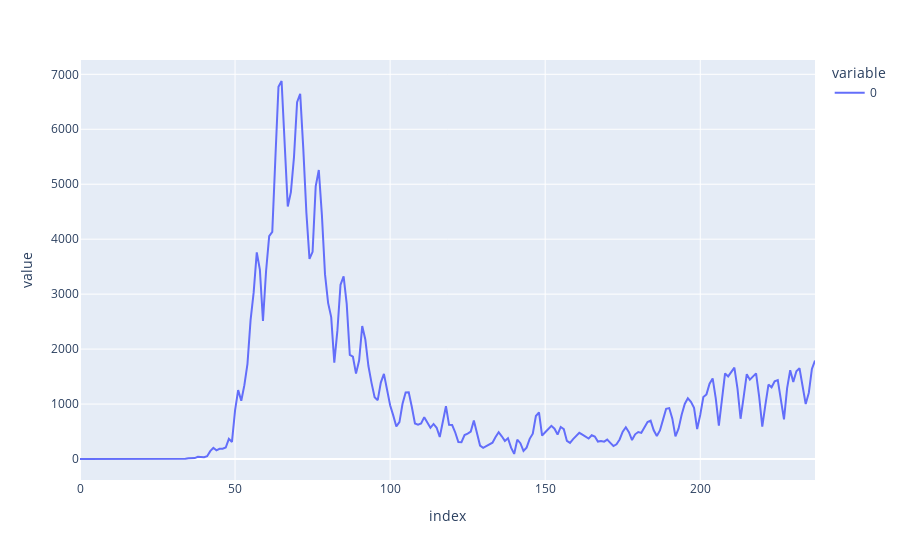

Source (notebook cell):
### Code cell
px.line(np.gradient(germany))

### Figure 1 — Plotly figure (JSON) as saved in the notebook; plotly's stock layout.template omitted (floating-point values rounded to 4 significant figures; data arrays with more than 128 entries replaced by an {"elided": "..."} marker saying what was removed)
{"data": [{"hovertemplate": "variable=0<br>index=%{x}<br>value=%{y}<extra></extra>", "legendgroup": "0", "line": {"color": "#636efa", "dash": "solid"}, "mode": "lines", "name": "0", "orientation": "v", "showlegend": true, "type": "scatter", "x": {"elided": "238 int values"}, "xaxis": "x", "y": {"elided": "238 float values"}, "yaxis": "y"}], "layout": {"legend": {"title": {"text": "variable"}, "tracegroupgap": 0}, "margin": {"t": 60}, "xaxis": {"anchor": "y", "domain": [0, 1], "title": {"text": "index"}}, "yaxis": {"anchor": "x", "domain": [0, 1], "title": {"text": "value"}}}}
